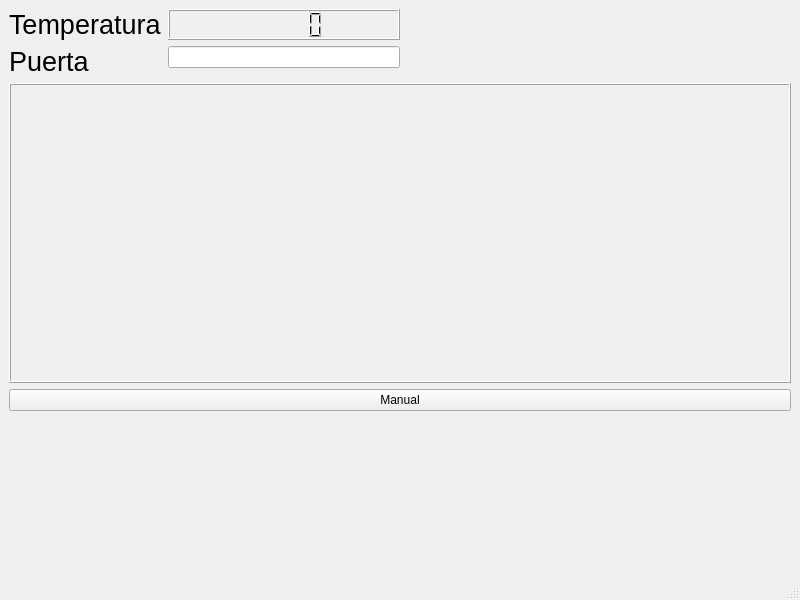
<?xml version="1.0" encoding="UTF-8"?>
<ui version="4.0">
 <class>MainWindow</class>
 <widget class="QMainWindow" name="MainWindow">
  <property name="geometry">
   <rect>
    <x>0</x>
    <y>0</y>
    <width>800</width>
    <height>600</height>
   </rect>
  </property>
  <property name="windowTitle">
   <string>Control de temperatura</string>
  </property>
  <widget class="QWidget" name="centralwidget">
   <layout class="QVBoxLayout" name="verticalLayout">
    <item>
     <layout class="QHBoxLayout" name="horizontalLayout">
      <item>
       <layout class="QFormLayout" name="formLayout">
        <item row="0" column="0">
         <widget class="QLabel" name="label">
          <property name="font">
           <font>
            <pointsize>20</pointsize>
           </font>
          </property>
          <property name="text">
           <string>Temperatura</string>
          </property>
         </widget>
        </item>
        <item row="0" column="1">
         <widget class="QLCDNumber" name="lcdNumber">
          <property name="maximumSize">
           <size>
            <width>300</width>
            <height>16777215</height>
           </size>
          </property>
          <property name="font">
           <font>
            <pointsize>20</pointsize>
           </font>
          </property>
          <property name="smallDecimalPoint">
           <bool>true</bool>
          </property>
         </widget>
        </item>
        <item row="1" column="0">
         <widget class="QLabel" name="label_2">
          <property name="font">
           <font>
            <pointsize>20</pointsize>
           </font>
          </property>
          <property name="text">
           <string>Puerta</string>
          </property>
         </widget>
        </item>
        <item row="1" column="1">
         <widget class="QLineEdit" name="lineEdit">
          <property name="maximumSize">
           <size>
            <width>300</width>
            <height>16777215</height>
           </size>
          </property>
         </widget>
        </item>
       </layout>
      </item>
      <item>
       <spacer name="horizontalSpacer">
        <property name="orientation">
         <enum>Qt::Horizontal</enum>
        </property>
        <property name="sizeHint" stdset="0">
         <size>
          <width>40</width>
          <height>20</height>
         </size>
        </property>
       </spacer>
      </item>
     </layout>
    </item>
    <item>
     <widget class="QFrame" name="frame_plt">
      <property name="minimumSize">
       <size>
        <width>0</width>
        <height>300</height>
       </size>
      </property>
      <property name="frameShape">
       <enum>QFrame::Box</enum>
      </property>
      <property name="frameShadow">
       <enum>QFrame::Raised</enum>
      </property>
     </widget>
    </item>
    <item>
     <widget class="QPushButton" name="pushButton">
      <property name="text">
       <string>Manual</string>
      </property>
     </widget>
    </item>
    <item>
     <spacer name="verticalSpacer">
      <property name="orientation">
       <enum>Qt::Vertical</enum>
      </property>
      <property name="sizeHint" stdset="0">
       <size>
        <width>20</width>
        <height>40</height>
       </size>
      </property>
     </spacer>
    </item>
   </layout>
  </widget>
  <widget class="QMenuBar" name="menubar">
   <property name="geometry">
    <rect>
     <x>0</x>
     <y>0</y>
     <width>800</width>
     <height>22</height>
    </rect>
   </property>
  </widget>
  <widget class="QStatusBar" name="statusbar"/>
 </widget>
 <resources/>
 <connections/>
</ui>
